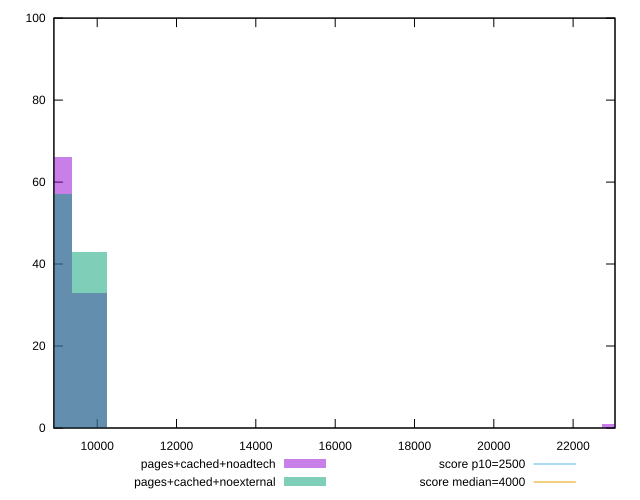

Reproduce this figure in gnuplot.
reset
set terminal svg size 640, 500
set output "reprap/largest-contentful-paint/comparison/histogram/4_vs_5.svg"

$pagesCachedNoadtech <<EOF
9771.475584545653 33
8883.15962231423 66
23096.215018017 1
EOF

$pagesCachedNoexternal <<EOF
9771.475584545653 43
8883.15962231423 57
EOF

set key outside below
set boxwidth 888.315962231423
set yrange [0:100]
set style fill transparent solid 0.5 noborder

plot \
  $pagesCachedNoadtech title "pages+cached+noadtech" with boxes, \
  $pagesCachedNoexternal title "pages+cached+noexternal" with boxes, \


reset
